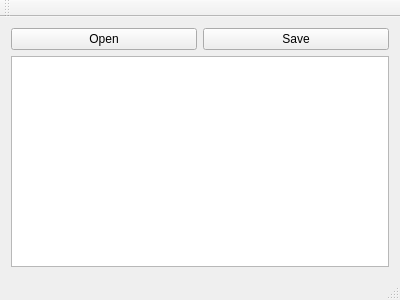
<?xml version="1.0" encoding="UTF-8"?>
<ui version="4.0">
 <class>MainWindow</class>
 <widget class="QMainWindow" name="MainWindow">
  <property name="geometry">
   <rect>
    <x>0</x>
    <y>0</y>
    <width>400</width>
    <height>300</height>
   </rect>
  </property>
  <property name="windowTitle">
   <string>MainWindow</string>
  </property>
  <widget class="QWidget" name="centralWidget">
   <layout class="QGridLayout" name="gridLayout">
    <item row="0" column="0">
     <widget class="QPushButton" name="openButton">
      <property name="text">
       <string>Open</string>
      </property>
     </widget>
    </item>
    <item row="0" column="1">
     <widget class="QPushButton" name="saveButton">
      <property name="text">
       <string>Save</string>
      </property>
     </widget>
    </item>
    <item row="1" column="0" colspan="2">
     <widget class="QTextEdit" name="textEdit"/>
    </item>
   </layout>
  </widget>
  <widget class="QMenuBar" name="menuBar">
   <property name="geometry">
    <rect>
     <x>0</x>
     <y>0</y>
     <width>400</width>
     <height>23</height>
    </rect>
   </property>
  </widget>
  <widget class="QToolBar" name="mainToolBar">
   <attribute name="toolBarArea">
    <enum>TopToolBarArea</enum>
   </attribute>
   <attribute name="toolBarBreak">
    <bool>false</bool>
   </attribute>
  </widget>
  <widget class="QStatusBar" name="statusBar"/>
 </widget>
 <layoutdefault spacing="6" margin="11"/>
 <resources/>
 <connections/>
</ui>
